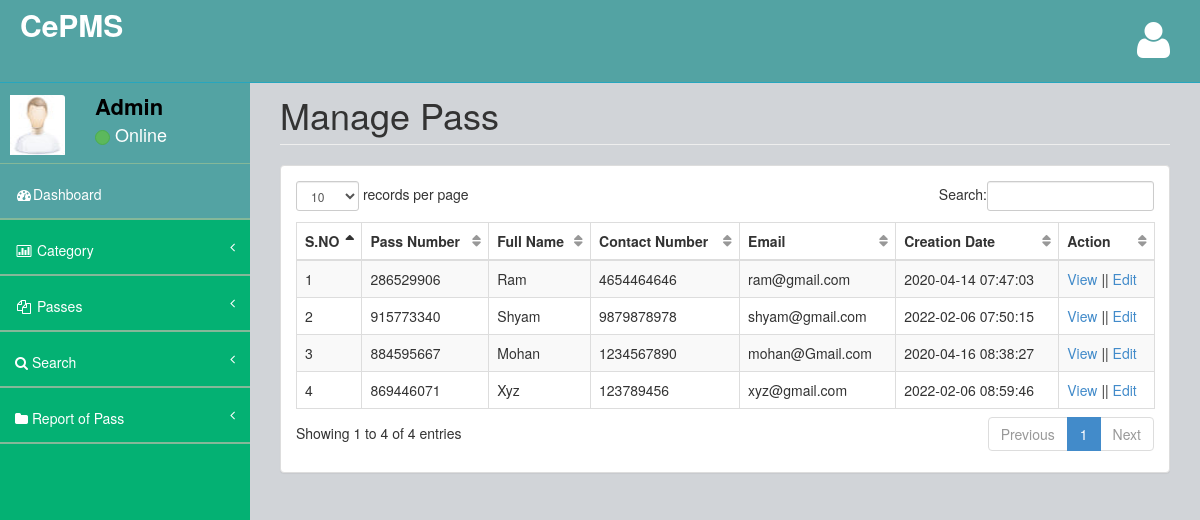
Page /admin/manage-pass.php (signed in) on the committed database.
### tables this page shows
CREATE TABLE `tblpass` (
  `ID` int(10) NOT NULL,
  `PassNumber` varchar(200) DEFAULT NULL,
  `FullName` varchar(200) DEFAULT NULL,
  `ContactNumber` bigint(10) DEFAULT NULL,
  `Email` varchar(200) DEFAULT NULL,
  `IdentityType` varchar(200) DEFAULT NULL,
  `IdentityCardno` varchar(200) DEFAULT NULL,
  `Category` varchar(100) DEFAULT NULL,
  `FromDate` varchar(200) DEFAULT NULL,
  `ToDate` varchar(200) DEFAULT NULL,
  `PasscreationDate` timestamp NULL DEFAULT CURRENT_TIMESTAMP
);

### admin/manage-pass.php (the view, shortened to what this page needs)
<?php
if (strlen($_SESSION['cpmsaid']==0)) {
  header('location:logout.php');
  } else{
  ?>
<!DOCTYPE html>
<html>
<head>
    <link href="assets/plugins/bootstrap/bootstrap.css" rel="stylesheet" />
    <link href="assets/font-awesome/css/font-awesome.css" rel="stylesheet" />
    <link href="assets/plugins/pace/pace-theme-big-counter.css" rel="stylesheet" />
  <link href="assets/css/style.css" rel="stylesheet" />
      <link href="assets/css/main-style.css" rel="stylesheet" />
    <link href="assets/plugins/dataTables/dataTables.bootstrap.css" rel="stylesheet" />
</head>
<body>
    <div id="wrapper">
       <?php include_once('includes/header.php');?>
        <?php include_once('includes/sidebar.php');?>
        <div id="page-wrapper">
            <div class="row">
                <div class="col-lg-12">
                    <h1 class="page-header">Manage Pass</h1>
                </div>
            </div>
            <div class="row">
                <div class="col-lg-12">
                    <div class="panel panel-default">
                        <div class="panel-body">
                            <div class="table-responsive">
                                <table class="table table-striped table-bordered table-hover" id="dataTables-example">
                                    <thead>
                                        <tr>
                                            <th>S.NO</th>
                                           <th>Pass Number</th>
                                            <th>Full Name</th>
                                            <th>Contact Number</th>
                                            <th>Email</th>
                                            <th>Creation Date</th>
                                            <th>Action</th>
                                        </tr>
                                    </thead>
                                    <tbody>
                                        <?php
$sql="SELECT * from tblpass";
$query = $dbh -> prepare($sql);
$query->execute();
$results=$query->fetchAll(PDO::FETCH_OBJ);
$cnt=1;
if($query->rowCount() > 0)
{
foreach($results as $row)
{               ?>
                                       <tr>
                  <td><?php echo htmlentities($cnt);?></td>
                  <td><?php  echo htmlentities($row->PassNumber);?></td>
                  <td><?php  echo htmlentities($row->FullName);?></td>
                  <td><?php  echo htmlentities($row->ContactNumber);?></td>
                  <td><?php  echo htmlentities($row->Email);?></td>
                  <td><?php  echo htmlentities($row->PasscreationDate);?></td>
                  <td><a href="view-pass-detail.php?viewid=<?php echo htmlentities ($row->ID);?>">View</a>  ||  <a href="edit-pass-detail.php?editid=<?php echo htmlentities ($row->ID);?>">Edit</a></td>
                </tr>
               <?php $cnt=$cnt+1;}} ?>
                                    </tbody>
                                </table>
                            </div>
                        </div>
                    </div>
                </div>
            </div>
        </div>
    </div>
</body>
</html>
<?php }  ?>

### admin/assets/css/style.css (style rules this page uses)
body { background-color: #f8f8f8; }
#wrapper { width: 100%; margin-top: 55px!important; background-color:#04B173; }
#page-wrapper { padding: 0 15px; min-height: 568px; background-color:rgb(209, 212, 216); }
table.dataTable thead .sorting, table.dataTable thead .sorting_asc:after, table.dataTable thead .sorting_desc, table.dataTable thead .sorting_asc_disabled, table.dataTable thead .sorting_desc_disabled { background: transparent; }
table.dataTable thead .sorting_asc:after { content: "\f0de"; float: right; font-family: fontawesome; }
table.dataTable thead .sorting:after { content: "\f0dc"; float: right; font-family: fontawesome; color: rgba(50,50,50,.5); }

### admin/assets/css/main-style.css (style rules this page uses)
@media (min-width:768px) { #page-wrapper { position: inherit; margin: 0 0 0 250px; padding: 0 30px; min-height: 1000px; } }

### rows in the picture
tblpass: PassNumber "286529906", FullName "Ram", ContactNumber "4654464646", Email "ram@gmail.com", PasscreationDate "2020-04-14 07:47:03"
tblpass: PassNumber "915773340", FullName "Shyam", ContactNumber "9879878978", Email "shyam@gmail.com", PasscreationDate "2022-02-06 07:50:15"
tblpass: PassNumber "884595667", FullName "Mohan", ContactNumber "1234567890", Email "mohan@Gmail.com", PasscreationDate "2020-04-16 08:38:27"
tblpass: PassNumber "869446071", FullName "Xyz", ContactNumber "123789456", Email "xyz@gmail.com", PasscreationDate "2022-02-06 08:59:46"

### other values in the picture
$_SESSION['username'] "Admin"
